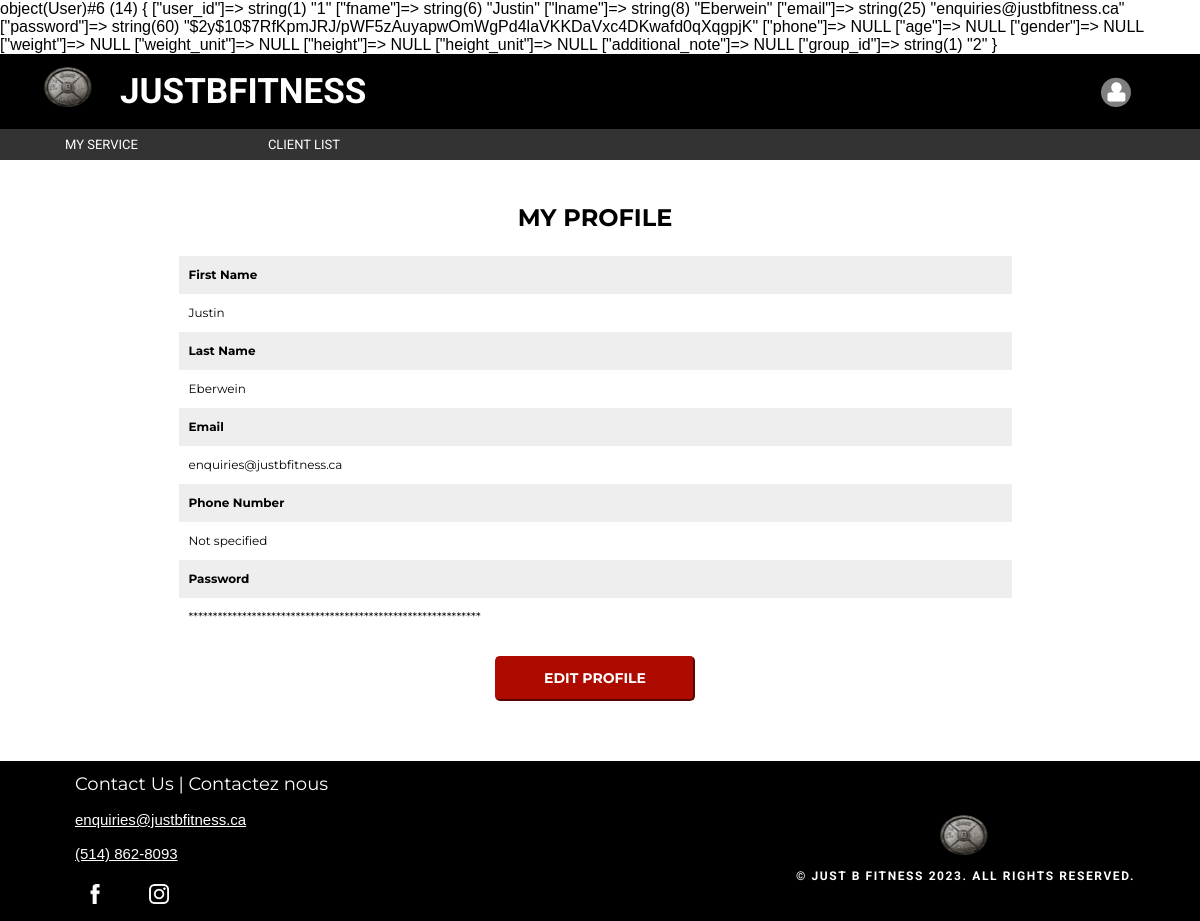
The page /?controller=user&action=read (signed in) on the database its author committed.
### tables this page shows
CREATE TABLE `user` (
  `user_id` int(11) NOT NULL AUTO_INCREMENT,
  `fname` varchar(255) NOT NULL,
  `lname` varchar(255) NOT NULL,
  `email` varchar(255) UNIQUE NOT NULL,
  `password` varchar(255) NOT NULL,
  `phone` varchar(15) DEFAULT NULL,
  `age` int(11) DEFAULT NULL,
  `gender` varchar(10) DEFAULT NULL,
  `weight` decimal(5,2) DEFAULT NULL,
  `weight_unit` varchar(10) DEFAULT NULL,
  `height` decimal(5,2) DEFAULT NULL,
  `height_unit` varchar(10) DEFAULT NULL,
  `additional_note` text DEFAULT NULL,
  `group_id` int(11) DEFAULT NULL,
  PRIMARY KEY (`user_id`)
);

### Models/User.php (called while the page is built, shortened)
<?php
    include_once "mysqldatabase.php";
class User {
    public static function read() {
        global $conn;
        $userId = isset($_SESSION['user']) ? $_SESSION['user']->user_id : null;
        $sql = "SELECT * FROM `USER` WHERE USER_ID = ?";
        $stmt = $conn->prepare($sql);
        $stmt->bind_param('i', $userId);
        $stmt->execute();
        $result = $stmt->get_result();
        $user = $result->fetch_assoc();
        return $user;
    }
}
?>

### index.php (called while the page is built, shortened)
<?php
$ct = new $controllerClassName();
$ct->route();
?>

### Views/Admin/read.php (the view, shortened to what this page needs)
<!DOCTYPE html>
<html lang="en">
<head>
</head>
<body>
    <?php include_once "dashboard.php"; ?>
    <div class="center">
        <div class="profile">
            <div class="title-header">MY PROFILE</div>
            <div class="grey-box">
                <div class="grey-label">First Name</div>
            </div>
            <div class="white-box">
                <div class="label-input"><?php echo htmlspecialchars($user['fname']); ?></div>
            </div>
            <div class="grey-box">
                <div class="grey-label">Last Name</div>
            </div>
            <div class="white-box">
                <div class="label-input"><?php echo htmlspecialchars($user['lname']); ?></div>
            </div>
            <div class="grey-box">
                <div class="grey-label">Email</div>
            </div>
            <div class="white-box">
                <div class="label-input"><?php echo htmlspecialchars($user['email']); ?></div>
            </div>
            <div class="grey-box">
                <div class="grey-label">Phone Number</div>
            </div>
            <div class="white-box">
                <div class="label-input"><?php echo !empty($user['phone']) ? htmlspecialchars($user['phone']) : "Not specified"; ?></div>
            </div>
            <div class="grey-box">
                <div class="grey-label">Password</div>
            </div>
            <div class="white-box">
                <div class="label-input"><?php echo str_repeat('*', strlen($user['password'])); ?></div>
            </div>
            <form method="post" action="?controller=user&action=edit&id=<?php echo $user['user_id']; ?>">
                <button type="submit" class="default-button" name="edit" style="padding:10px; margin:10px">Edit Profile</button>
            </form>
        </div>
    </div>
    <?php include_once "footer.php"; ?>
</body>
</html>

### Controllers/UserController.php (shortened to what this page needs)
<?php
include_once "Models/User.php";
class UserController {
    function route() {
        $action = isset($_GET['action']) ? $_GET['action'] : "index";
        $id = isset($_GET['id']) ? intval($_GET['id']) : -1;
         $userModel = new User();
         if ($action == "login") {
             if(isset($_SESSION['user'])){
                 $this->loginCheck();
             }else{
                 $users = User::login();
                 $this->loginCheck();
             }
         }  else if ($action == "list") {
            if ($_SESSION['user']->group_id == 2) {
                $users = User::$action();
                $this->render("Admin", $action, $users);
            }
        } else if ($action == "read") {
            $user = User::$action();
            if ($_SESSION['user']->group_id == 1) {
                $this->render("Client", $action, ['user' => $user]);
            } else if ($_SESSION['user']->group_id == 2) {
                $this->render("Admin", $action, ['user' => $user]);
            }
        } else if ($action == "update" || $action == "delete") {
            $result = $userModel->$action($id);
        } else if ($action == "logout") {
                $users = User::$action();
        }
    }
    function render($controller, $view, $data = []) {
        extract($data);
        include "Views/$controller/$view.php";
    }
}
?>

### CSS/home.css (style rules this page uses)
body { margin: 0; padding: 0; overflow-x: hidden; }
* { box-sizing: border-box; margin: 0; padding: 0; font-family: 'Oswald', sans-serif; }

### CSS/view.css (style rules this page uses)
html, body { height: 100%; margin: 0; }
body { display: flex; flex-direction: column; }
header, nav, .center, footer { flex-shrink: 0; }
.center { padding: 10px; width: 100%; height: auto; padding: 20px 10px 40px 0px; background: white; display: flex; justify-content: center; text-align: left; flex-grow: 1; }
.profile { width: 100%; height: 100%; display: flex; flex-direction: column; align-items: center; position: relative; text-align: left; margin-right: auto; }
.title-header { font-family: 'Montserrat', sans-serif; font-weight: bolder; font-size: 24px; line-height: 1.1; text-transform: uppercase; color: #000000; padding: 25px; flex: content; text-align: left; }
.grey-box { width: 70%; height: auto; background-color: #EEEEEE; display: flex; padding: 10px; }
.grey-label { max-width: 100%; color: #000000; font-family: 'Montserrat', sans-serif; font-weight: bolder; font-size: 12px; line-height: 1.5; word-wrap: break-word; text-align: left; padding-right: 5px; }
.white-box { width: 70%; height: auto; background-color: white; display: flex; padding: 10px; }
.label-input { max-width: 100%; color: #000000; font-family: 'Montserrat', sans-serif; font-weight: normal; font-size: 12px; line-height: 1.5; word-wrap: break-word; text-align: left; }
.default-button { border-color: #AE0B00; border-radius: 5px; cursor: pointer; text-align: center; text-transform: uppercase; display: flex; justify-content: center; background: #AE0B00; color: white; font-family: 'Montserrat', sans-serif; font-weight: bolder; font-size: 14px; line-height: 1.5; width: 200px; height: auto; }
form { display: flex; flex-direction: column; margin: 10px; }

### rows shown on the page
user: group "object(User)#6 (14) { [\"user_id\"]=> string(1) \"1\" [\"fname\"]=> string(6) \"Justin\" [\"lname\"]=> string(8) \"Eberwein\" [\"email\"]=> string(25) \"enquiries@justbfitness.ca\" [\"password\"]=> string(60) \"$2y$10$7RfKpmJRJ/pWF5zAuyapwOmWgPd4laVKKDaVxc4DKwafd0qXqgpjK\" [\"phone\"]=> NULL [\"age\"]=> NULL [\"gender\"]=> NULL [\"weight\"]=> NULL [\"weight_unit\"]=> NULL [\"height\"]=> NULL [\"height_unit\"]=> NULL [\"additional_note\"]=> NULL [\"group_id\"]=> string(1) \"2\" }", fname "Justin", lname "Eberwein", email "enquiries@justbfitness.ca", password "************************************************************"
